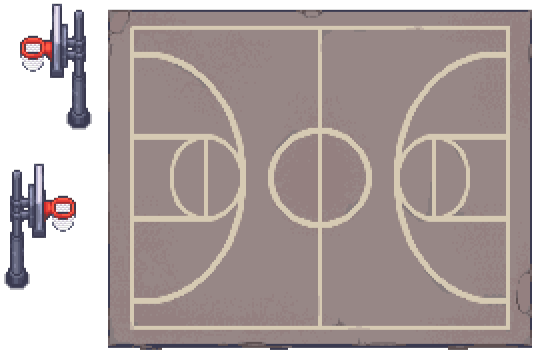
#> input picture assets/Baloncesto.png, 543 x 361 px, found by its file name
$ python check_court_colors.py
#> lines starting #> are read from the running program, lines starting #| are printed output that depends on the picture
import numpy as np
from PIL import Image

def main():
    img_path = "assets/Baloncesto.png"
    img = Image.open(img_path)
#> img is the input picture: PIL image 543x361 RGBA; mean R, G, B, A 117.8, 105.6, 104.2, 195.8
    arr = np.array(img)

    # Let's crop the court region: cols = 108..531, rows = 3..349
    court = arr[3:350, 108:532, :3]
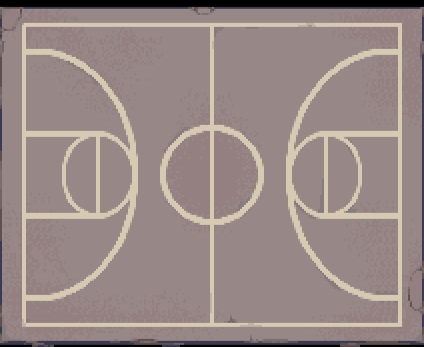
#> court: shape (347, 424, 3); mean R, G, B 151.6, 136.2, 133.4
    h, w, c = court.shape
#> h = 347; w = 424; c = 3

    # Reshape to a list of pixels
    pixels = court.reshape(-1, 3)
    # Find unique colors and their counts
    unique, counts = np.unique(pixels, axis=0, return_counts=True)
#> unique = 85 rows, first 8: [0, 0, 0], [8, 8, 11], [13, 11, 11], [16, 14, 14], [17, 15, 16], [50, 50, 69], [58, 58, 80], [63, 61, 80]; counts = 85 values, max 92962 at index 61, min 2 at index 9, mean 1730.9

    # Sort by counts descending
    indices = np.argsort(-counts)
#> indices = 85 values, max 84 at index 2, min 0 at index 5, mean 42
    print("Top 10 most common colors in court:")
    for i in range(min(10, len(indices))):
        idx = indices[i]
        print(f"  Color {unique[idx]}: count={counts[idx]}")
#> this loop made 10 passes
#> idx on passes 1 to 10: 61, 56, 84, 60, 57, 0, 6, 66, 81, 41
#|   Color [151 135 134]: count=92962
#|   Color [148 128 128]: count=17606
#|   Color [214 202 179]: count=14326
#|   Color [151 134 133]: count=3676
#|   Color [148 129 129]: count=3662
#|   Color [0 0 0]: count=3272
#|   Color [58 58 80]: count=1914
#|   Color [160 144 140]: count=1056
#> (further printed lines are left out)

if __name__ == "__main__":
    main()
